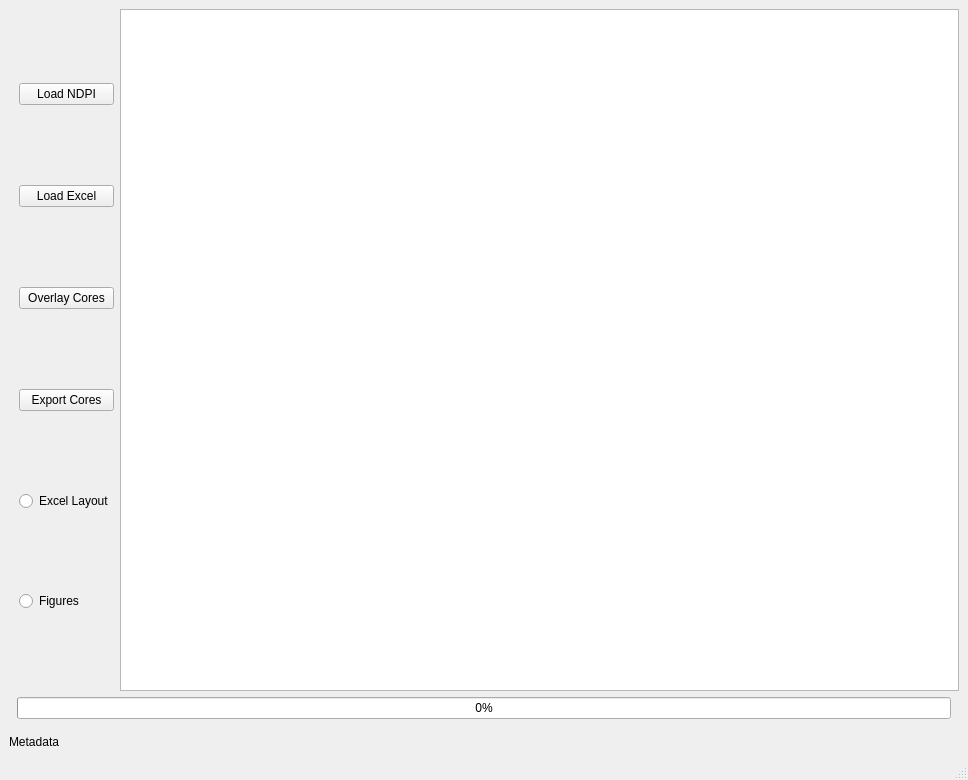
<?xml version="1.0" encoding="UTF-8"?>
<ui version="4.0">
 <class>MainWindow</class>
 <widget class="QMainWindow" name="MainWindow">
  <property name="geometry">
   <rect>
    <x>0</x>
    <y>0</y>
    <width>968</width>
    <height>780</height>
   </rect>
  </property>
  <property name="windowTitle">
   <string>MainWindow</string>
  </property>
  <widget class="QWidget" name="centralwidget">
   <layout class="QVBoxLayout" name="verticalLayout_2">
    <item>
     <layout class="QHBoxLayout" name="horizontalLayout">
      <property name="topMargin">
       <number>0</number>
      </property>
      <item>
       <layout class="QVBoxLayout" name="verticalLayout">
        <property name="leftMargin">
         <number>10</number>
        </property>
        <item>
         <widget class="QPushButton" name="load_ndpi">
          <property name="text">
           <string>Load NDPI</string>
          </property>
         </widget>
        </item>
        <item>
         <widget class="QPushButton" name="load_excel">
          <property name="text">
           <string>Load Excel</string>
          </property>
         </widget>
        </item>
        <item>
         <widget class="QPushButton" name="overlay">
          <property name="text">
           <string>Overlay Cores</string>
          </property>
         </widget>
        </item>
        <item>
         <widget class="QPushButton" name="export_2">
          <property name="text">
           <string>Export Cores</string>
          </property>
         </widget>
        </item>
        <item>
         <widget class="QRadioButton" name="radioButton_2">
          <property name="text">
           <string>Excel Layout</string>
          </property>
         </widget>
        </item>
        <item>
         <widget class="QRadioButton" name="radioButton">
          <property name="text">
           <string>Figures</string>
          </property>
         </widget>
        </item>
       </layout>
      </item>
      <item>
       <widget class="QGraphicsView" name="graphicsView">
        <property name="enabled">
         <bool>true</bool>
        </property>
        <property name="minimumSize">
         <size>
          <width>800</width>
          <height>560</height>
         </size>
        </property>
        <property name="mouseTracking">
         <bool>true</bool>
        </property>
       </widget>
      </item>
     </layout>
    </item>
    <item>
     <layout class="QHBoxLayout" name="horizontalLayout_2">
      <property name="topMargin">
       <number>0</number>
      </property>
      <item>
       <spacer name="horizontalSpacer">
        <property name="orientation">
         <enum>Qt::Horizontal</enum>
        </property>
        <property name="sizeType">
         <enum>QSizePolicy::Fixed</enum>
        </property>
        <property name="sizeHint" stdset="0">
         <size>
          <width>8</width>
          <height>0</height>
         </size>
        </property>
       </spacer>
      </item>
      <item>
       <widget class="QProgressBar" name="progressBar">
        <property name="value">
         <number>0</number>
        </property>
       </widget>
      </item>
      <item>
       <spacer name="horizontalSpacer_2">
        <property name="orientation">
         <enum>Qt::Horizontal</enum>
        </property>
        <property name="sizeType">
         <enum>QSizePolicy::Fixed</enum>
        </property>
        <property name="sizeHint" stdset="0">
         <size>
          <width>8</width>
          <height>0</height>
         </size>
        </property>
       </spacer>
      </item>
     </layout>
    </item>
    <item>
     <layout class="QHBoxLayout" name="horizontalLayout_3">
      <property name="topMargin">
       <number>10</number>
      </property>
      <item>
       <widget class="QLabel" name="metadata">
        <property name="text">
         <string>Metadata</string>
        </property>
       </widget>
      </item>
      <item>
       <widget class="QLabel" name="label">
        <property name="minimumSize">
         <size>
          <width>0</width>
          <height>0</height>
         </size>
        </property>
        <property name="maximumSize">
         <size>
          <width>16777215</width>
          <height>100</height>
         </size>
        </property>
        <property name="text">
         <string/>
        </property>
        <property name="alignment">
         <set>Qt::AlignBottom|Qt::AlignLeading|Qt::AlignLeft</set>
        </property>
        <property name="textInteractionFlags">
         <set>Qt::LinksAccessibleByMouse|Qt::TextSelectableByMouse</set>
        </property>
       </widget>
      </item>
     </layout>
    </item>
   </layout>
  </widget>
  <widget class="QMenuBar" name="menubar">
   <property name="geometry">
    <rect>
     <x>0</x>
     <y>0</y>
     <width>968</width>
     <height>22</height>
    </rect>
   </property>
  </widget>
  <widget class="QStatusBar" name="statusbar"/>
 </widget>
 <resources/>
 <connections/>
</ui>
